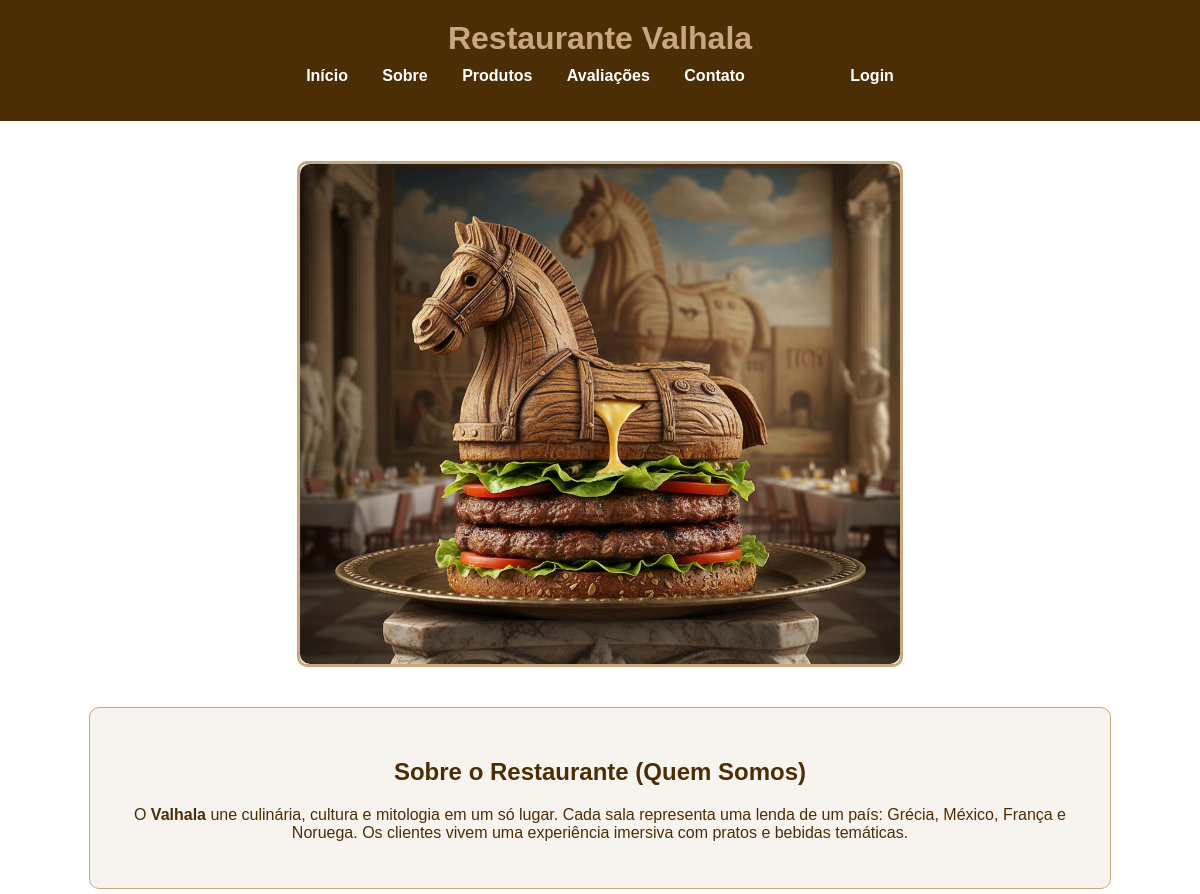
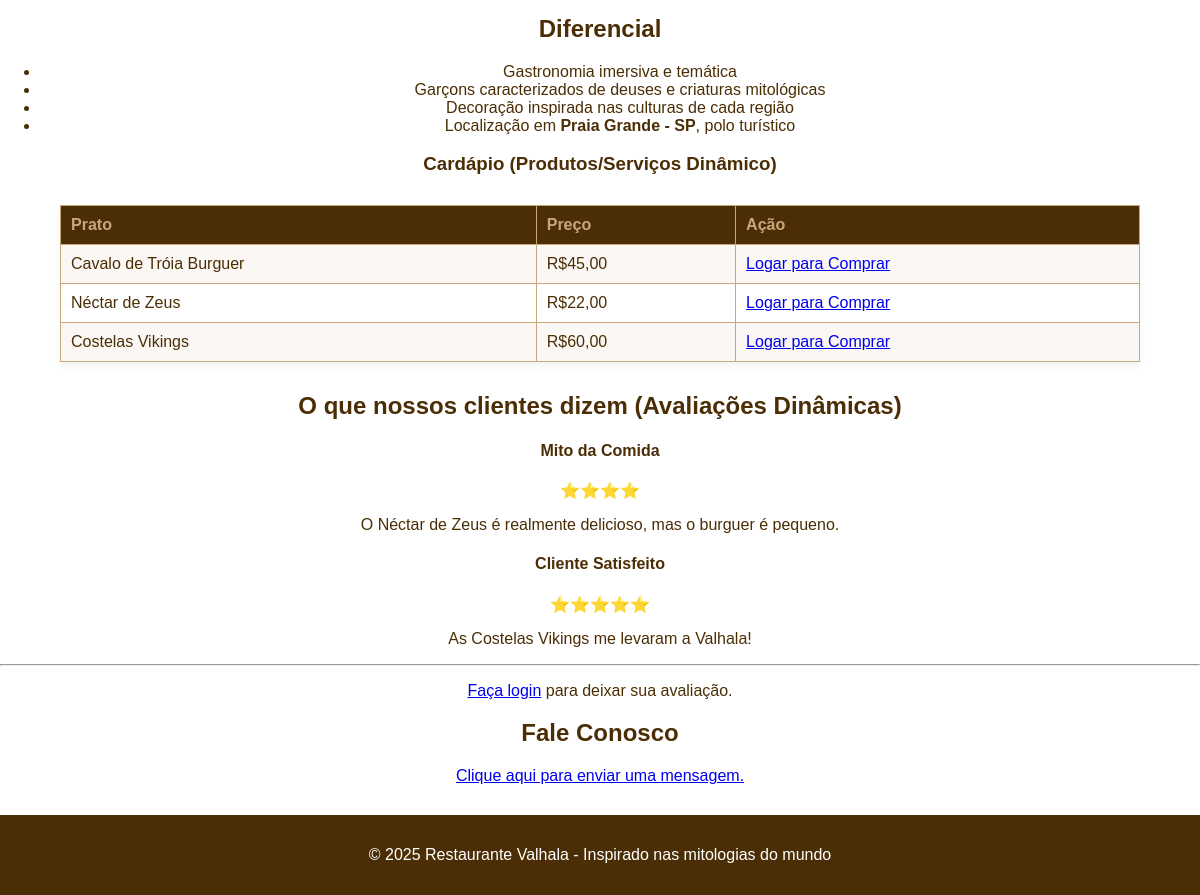
The page / on the database its author committed (2 pictures, top to bottom).
### tables this page shows
CREATE TABLE IF NOT EXISTS produto (
    id INT AUTO_INCREMENT PRIMARY KEY,
    titulo VARCHAR(100) NOT NULL,
    descricao TEXT NOT NULL,
    preco DECIMAL(10, 2) NOT NULL, 
    foto VARCHAR(255)
);

CREATE TABLE IF NOT EXISTS avaliacao (
    id INT AUTO_INCREMENT PRIMARY KEY,
    nome VARCHAR(100) NOT NULL,
    estrelas INT(11) NOT NULL, 
    comentario TEXT NOT NULL
);

### index.php (the view, shortened to what this page needs)
<?php
include("conexao.php");
?>
<!DOCTYPE html>
<html lang="pt-br">
<head>
    <link rel="stylesheet" href="style.css">
</head>
<body>
    <header>
    <h1>Restaurante Valhala</h1>
        <nav>
            <ul>
                <li><a href="#inicio">Início</a></li>
                <li><a href="#sobre">Sobre</a></li>
                <li><a href="#produtos">Produtos</a></li> <li><a href="#avaliacoes">Avaliações</a></li> <li><a href="#contato">Contato</a></li>                 <?php if (isset($_SESSION['usuario'])): ?>
                    <li><span>Olá, <?= htmlspecialchars($_SESSION['usuario']); ?>!</span></li>
                    <li><a href="logout.php">Sair</a></li>
                <?php else: ?>
                    <li><a href="login.php">Login</a></li>
                <?php endif; ?>
            </ul>
        </nav>
    </header>
    <section id="inicio" class="carrossel">
    <h2>Cardápio Mitológico</h2>
    <div class="slides">
        <img src="Imagens/hamburguer.jpg" alt="Cavalo de Tróia Burguer" class="imagens">
    </div>
    </section>
    <section id="sobre">
        <h2>Sobre o Restaurante (Quem Somos)</h2>
        <p>O <strong>Valhala</strong> une culinária, cultura e mitologia em um só lugar.
        Cada sala representa uma lenda de um país: Grécia, México, França e Noruega.
        Os clientes vivem uma experiência imersiva com pratos e bebidas temáticas.</p>
    </section>
    <section id="produtos">
        <h2>Diferencial</h2>
        <ul>
            <li>Gastronomia imersiva e temática</li>
            <li>Garçons caracterizados de deuses e criaturas mitológicas</li>
            <li>Decoração inspirada nas culturas de cada região</li>
            <li>Localização em <strong>Praia Grande - SP</strong>, polo turístico</li>
        </ul>
       <div class="cardapio">
            <h3>Cardápio (Produtos/Serviços Dinâmico)</h3>
            <table>
            <tr><th>Prato</th><th>Preço</th><th>Ação</th></tr>
                <?php
                $sql_produtos = "SELECT id, titulo, preco FROM produto";
                $stmt_produtos = $pdo->query($sql_produtos);
                if ($stmt_produtos->rowCount() > 0) {
                    while($row = $stmt_produtos->fetch(PDO::FETCH_ASSOC)) {
                        echo "<tr>";
                        echo "<td>" . htmlspecialchars($row['titulo']) . "</td>";
                        echo "<td>R$" . number_format($row['preco'], 2, ',', '.') . "</td>";
                        echo "<td>";
                        if (isset($_SESSION['usuario'])) {
                            echo '<a href="checkout.php?produto_id=' . $row['id'] . '">Comprar</a>';
                        } else {
                            echo '<a href="login.php">Logar para Comprar</a>';
                        }
                        echo "</td>";
                        echo "</tr>";
                    }
                } else {
                    echo "<tr><td colspan='3'>Nenhum prato encontrado no cardápio.</td></tr>";
                }
                ?>
            </table>
        </div>
    </section>
    <section id="avaliacoes">
        <h2>O que nossos clientes dizem (Avaliações Dinâmicas)</h2>
        <?php
       $sql_aval = "SELECT nome, estrelas, comentario FROM avaliacao ORDER BY id DESC";
        $stmt_aval = $pdo->query($sql_aval);
        if ($stmt_aval->rowCount() > 0) {
            while($row = $stmt_aval->fetch(PDO::FETCH_ASSOC)) {
                echo "<div class='avaliacao-card'>";
                echo "<h4>" . htmlspecialchars($row['nome']) . "</h4>";
                echo "<p>" . str_repeat('⭐', $row['estrelas']) . "</p>";
                echo "<p>" . htmlspecialchars($row['comentario']) . "</p>";
                echo "</div>";
            }
        } else {
            echo "<p>Seja o primeiro a avaliar!</p>";
        }
        ?>
        <hr>
        <?php if (isset($_SESSION['usuario'])): ?>
            <p>
                <a href="create_avaliacao.php">Deixe sua própria avaliação!</a>
            </p>
        <?php else: ?>
            <p>
                <a href="login.php">Faça login</a> para deixar sua avaliação.
            </p>
        <?php endif; ?>
    </section>
    <section id="contato"> <h2>Fale Conosco</h2>
        <p><a href="contato.php">Clique aqui para enviar uma mensagem.</a></p>
    </section>
    <footer>
        <p>© 2025 Restaurante Valhala - Inspirado nas mitologias do mundo</p>
    </footer>
</body>
</html>

### style.css (style rules this page uses)
body { font-family: 'Verdana', sans-serif; background-color: #ffffff; color: #4B2E05; margin: 0; padding: 0; text-align: center; }
header { background-color: #4B2E05; padding: 20px; color: #fff; }
header h1 { margin: 0; color: #C8A87A; font-size: 2em; }
nav ul { list-style: none; padding: 0; margin-top: 10px; }
nav ul li { display: inline; margin: 0 15px; }
nav ul li a { color: #ffffff; text-decoration: none; font-weight: bold; }
.carrossel { margin: 40px auto; width: 80%; max-width: 600px; overflow: hidden; border: 3px solid #C8A87A; border-radius: 10px; height: 500px; position: relative; }
.slides { width: 100%; height: 100%; }
.slides img, .slides .imagens { display: block; border-radius: 10px; width: 100%; height: 100%; position: absolute; top: 0; left: 0; object-fit: cover; }
#sobre, #diferencial { padding: 30px; background-color: #f7f3ee; margin: 20px auto; border-radius: 10px; width: 80%; border: 1px solid #C8A87A; }
table { margin: 20px auto; border-collapse: collapse; width: 80%; color: #4B2E05; background-color: #fff; }
th, td { border: 1px solid #C8A87A; padding: 10px; }
th { background-color: #C8A87A; color: #fff; }
footer { background-color: #4B2E05; padding: 15px; margin-top: 30px; color: #fff; }
table { width: 90%; max-width: 1100px; text-align: left; margin: 30px auto; box-shadow: 0 4px 8px rgba(0, 0, 0, 0.05); }
th { background-color: #4B2E05; color: #C8A87A; font-weight: 600; }
td { vertical-align: middle; }
tr:nth-child(even) { background-color: #faf7f4; }

### rows shown on the page
produto: titulo "Cavalo de Tróia Burguer", preco "45,00"
produto: titulo "Néctar de Zeus", preco "22,00"
produto: titulo "Costelas Vikings", preco "60,00"
avaliacao: nome "Mito da Comida", estrelas "⭐⭐⭐⭐", comentario "O Néctar de Zeus é realmente delicioso, mas o burguer é pequeno."
avaliacao: nome "Cliente Satisfeito", estrelas "⭐⭐⭐⭐⭐", comentario "As Costelas Vikings me levaram a Valhala!"
